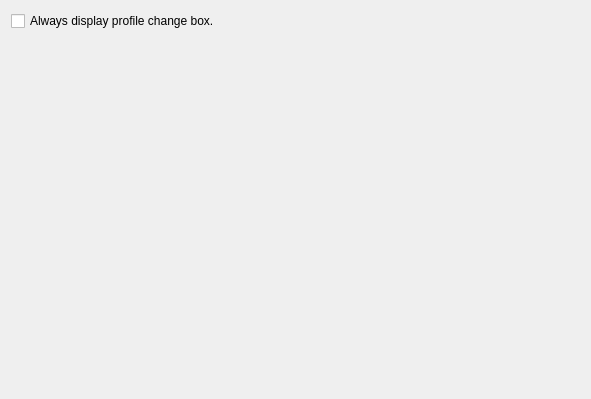
<?xml version="1.0" encoding="UTF-8"?>
<ui version="4.0">
 <class>syDatabaseConfig</class>
 <widget class="QWidget" name="syDatabaseConfig">
  <property name="geometry">
   <rect>
    <x>0</x>
    <y>0</y>
    <width>591</width>
    <height>399</height>
   </rect>
  </property>
  <property name="windowTitle">
   <string>Form</string>
  </property>
  <layout class="QFormLayout" name="formLayout">
   <item row="0" column="0">
    <widget class="QCheckBox" name="checkBox">
     <property name="text">
      <string>Always display profile change box.</string>
     </property>
    </widget>
   </item>
  </layout>
 </widget>
 <resources/>
 <connections/>
</ui>
